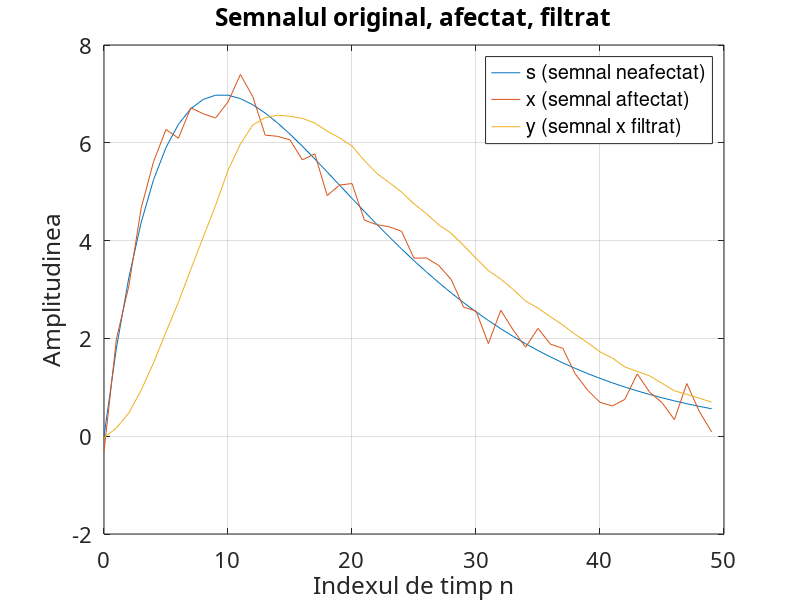

Source code (MATLAB):
R = 50;
m = 0:1:R-1;
s = 2*m.*(0.9.^m);

d = rand(1, length(m)) - 0.5;

x = s + d;

M = 10;
b = ones(M, 1) / M;
y = filter(b, 1, x);

plot(m, s, m, x, m, y), grid, set (gca, 'FontName', ...
'Arial Cyr', 'FontSize', 16)

xlabel('Indexul de timp n'); ylabel('Amplitudinea')
title('Semnalul original, afectat, filtrat')

legend("s (semnal neafectat)", "x (semnal aftectat)", "y (semnal x filtrat)", "AutoUpdate", "off")
